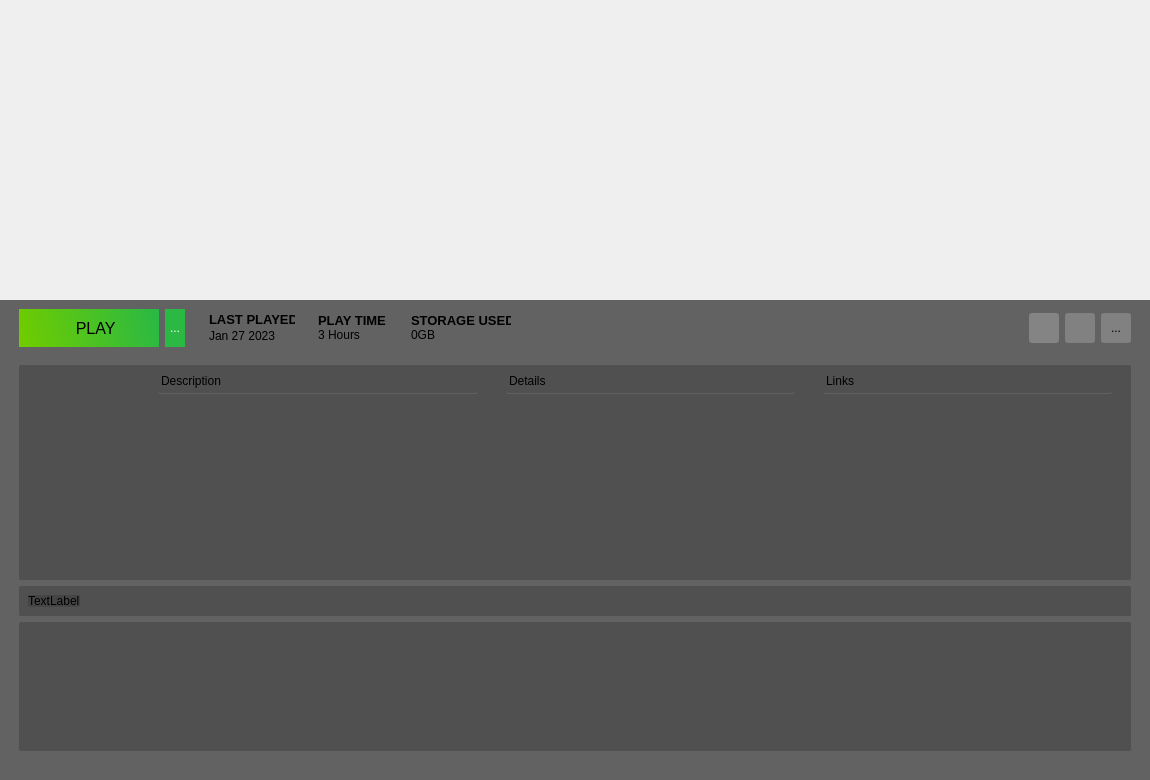
<?xml version="1.0" encoding="UTF-8"?>
<ui version="4.0">
 <class>GameView</class>
 <widget class="QWidget" name="GameView">
  <property name="geometry">
   <rect>
    <x>0</x>
    <y>0</y>
    <width>1150</width>
    <height>780</height>
   </rect>
  </property>
  <property name="windowTitle">
   <string>Form</string>
  </property>
  <layout class="QGridLayout" name="gridLayout_2">
   <property name="leftMargin">
    <number>0</number>
   </property>
   <property name="topMargin">
    <number>0</number>
   </property>
   <property name="rightMargin">
    <number>0</number>
   </property>
   <property name="bottomMargin">
    <number>0</number>
   </property>
   <property name="spacing">
    <number>0</number>
   </property>
   <item row="0" column="0">
    <widget class="QFrame" name="bannerFrame">
     <layout class="QGridLayout" name="gridLayout">
      <property name="sizeConstraint">
       <enum>QLayout::SetNoConstraint</enum>
      </property>
      <property name="leftMargin">
       <number>0</number>
      </property>
      <property name="topMargin">
       <number>0</number>
      </property>
      <property name="rightMargin">
       <number>0</number>
      </property>
      <property name="bottomMargin">
       <number>0</number>
      </property>
      <property name="spacing">
       <number>0</number>
      </property>
      <item row="0" column="0">
       <spacer name="horizontalSpacer_8">
        <property name="orientation">
         <enum>Qt::Horizontal</enum>
        </property>
        <property name="sizeHint" stdset="0">
         <size>
          <width>1118</width>
          <height>20</height>
         </size>
        </property>
       </spacer>
      </item>
      <item row="0" column="1">
       <spacer name="verticalSpacer_4">
        <property name="orientation">
         <enum>Qt::Vertical</enum>
        </property>
        <property name="sizeType">
         <enum>QSizePolicy::Fixed</enum>
        </property>
        <property name="sizeHint" stdset="0">
         <size>
          <width>20</width>
          <height>300</height>
         </size>
        </property>
       </spacer>
      </item>
      <item row="1" column="0" colspan="2">
       <widget class="QFrame" name="bannerDetailFrame">
        <property name="sizePolicy">
         <sizepolicy hsizetype="Expanding" vsizetype="Expanding">
          <horstretch>0</horstretch>
          <verstretch>0</verstretch>
         </sizepolicy>
        </property>
        <property name="styleSheet">
         <string notr="true">background-color:rgba(0, 0, 0, 150);
border:none;</string>
        </property>
        <layout class="QGridLayout" name="gridLayout_12">
         <item row="0" column="13">
          <spacer name="horizontalSpacer_17">
           <property name="orientation">
            <enum>Qt::Horizontal</enum>
           </property>
           <property name="sizeType">
            <enum>QSizePolicy::Fixed</enum>
           </property>
           <property name="sizeHint" stdset="0">
            <size>
             <width>10</width>
             <height>20</height>
            </size>
           </property>
          </spacer>
         </item>
         <item row="0" column="8">
          <widget class="QWidget" name="StorageUsed" native="true">
           <property name="sizePolicy">
            <sizepolicy hsizetype="Fixed" vsizetype="Fixed">
             <horstretch>0</horstretch>
             <verstretch>0</verstretch>
            </sizepolicy>
           </property>
           <property name="minimumSize">
            <size>
             <width>100</width>
             <height>0</height>
            </size>
           </property>
           <property name="maximumSize">
            <size>
             <width>100</width>
             <height>16777215</height>
            </size>
           </property>
           <property name="styleSheet">
            <string notr="true">background:none;</string>
           </property>
           <layout class="QGridLayout" name="gridLayout_4">
            <property name="leftMargin">
             <number>0</number>
            </property>
            <property name="topMargin">
             <number>0</number>
            </property>
            <property name="rightMargin">
             <number>0</number>
            </property>
            <property name="bottomMargin">
             <number>0</number>
            </property>
            <property name="spacing">
             <number>0</number>
            </property>
            <item row="1" column="0">
             <widget class="QLabel" name="lbStorageUsed">
              <property name="minimumSize">
               <size>
                <width>90</width>
                <height>0</height>
               </size>
              </property>
              <property name="maximumSize">
               <size>
                <width>100</width>
                <height>16777215</height>
               </size>
              </property>
              <property name="styleSheet">
               <string notr="true">background-color:none;</string>
              </property>
              <property name="text">
               <string>0GB</string>
              </property>
             </widget>
            </item>
            <item row="0" column="0">
             <widget class="QLabel" name="label_2">
              <property name="sizePolicy">
               <sizepolicy hsizetype="Fixed" vsizetype="Fixed">
                <horstretch>0</horstretch>
                <verstretch>0</verstretch>
               </sizepolicy>
              </property>
              <property name="minimumSize">
               <size>
                <width>100</width>
                <height>0</height>
               </size>
              </property>
              <property name="font">
               <font>
                <pointsize>10</pointsize>
                <bold>true</bold>
               </font>
              </property>
              <property name="text">
               <string>STORAGE USED</string>
              </property>
             </widget>
            </item>
           </layout>
          </widget>
         </item>
         <item row="0" column="10">
          <widget class="QPushButton" name="btnManageRecord">
           <property name="minimumSize">
            <size>
             <width>30</width>
             <height>30</height>
            </size>
           </property>
           <property name="maximumSize">
            <size>
             <width>30</width>
             <height>30</height>
            </size>
           </property>
           <property name="styleSheet">
            <string notr="true">background: rgba( 255, 255, 255, 55);
border-radius:3px;</string>
           </property>
           <property name="text">
            <string/>
           </property>
           <property name="icon">
            <iconset resource="../../resources.qrc">
             <normaloff>:/images/assets/settings.svg</normaloff>:/images/assets/settings.svg</iconset>
           </property>
           <property name="iconSize">
            <size>
             <width>20</width>
             <height>20</height>
            </size>
           </property>
          </widget>
         </item>
         <item row="0" column="0">
          <spacer name="horizontalSpacer_15">
           <property name="orientation">
            <enum>Qt::Horizontal</enum>
           </property>
           <property name="sizeType">
            <enum>QSizePolicy::Fixed</enum>
           </property>
           <property name="sizeHint" stdset="0">
            <size>
             <width>10</width>
             <height>20</height>
            </size>
           </property>
          </spacer>
         </item>
         <item row="0" column="12">
          <widget class="QToolButton" name="btnFavorite">
           <property name="minimumSize">
            <size>
             <width>30</width>
             <height>30</height>
            </size>
           </property>
           <property name="styleSheet">
            <string notr="true">background: rgba( 255, 255, 255, 50 );
border-radius:3px;</string>
           </property>
           <property name="text">
            <string>...</string>
           </property>
           <property name="icon">
            <iconset resource="../../resources.qrc">
             <normaloff>:/images/assets/rating_icon.svg</normaloff>:/images/assets/rating_icon.svg</iconset>
           </property>
          </widget>
         </item>
         <item row="1" column="1">
          <spacer name="verticalSpacer_8">
           <property name="orientation">
            <enum>Qt::Vertical</enum>
           </property>
           <property name="sizeType">
            <enum>QSizePolicy::Fixed</enum>
           </property>
           <property name="sizeHint" stdset="0">
            <size>
             <width>20</width>
             <height>12</height>
            </size>
           </property>
          </spacer>
         </item>
         <item row="0" column="4">
          <widget class="QWidget" name="LastPlayed" native="true">
           <property name="sizePolicy">
            <sizepolicy hsizetype="Fixed" vsizetype="Fixed">
             <horstretch>0</horstretch>
             <verstretch>0</verstretch>
            </sizepolicy>
           </property>
           <property name="minimumSize">
            <size>
             <width>90</width>
             <height>0</height>
            </size>
           </property>
           <property name="maximumSize">
            <size>
             <width>90</width>
             <height>16777215</height>
            </size>
           </property>
           <property name="styleSheet">
            <string notr="true">background:none;</string>
           </property>
           <layout class="QGridLayout" name="gridLayout_11">
            <property name="leftMargin">
             <number>2</number>
            </property>
            <property name="topMargin">
             <number>2</number>
            </property>
            <property name="rightMargin">
             <number>2</number>
            </property>
            <property name="bottomMargin">
             <number>2</number>
            </property>
            <property name="spacing">
             <number>2</number>
            </property>
            <item row="1" column="0">
             <widget class="QLabel" name="lbLastPlayed">
              <property name="maximumSize">
               <size>
                <width>100</width>
                <height>16777215</height>
               </size>
              </property>
              <property name="styleSheet">
               <string notr="true">background-color:none;</string>
              </property>
              <property name="text">
               <string>Jan 27 2023</string>
              </property>
             </widget>
            </item>
            <item row="0" column="0">
             <widget class="QLabel" name="label_16">
              <property name="sizePolicy">
               <sizepolicy hsizetype="Fixed" vsizetype="Fixed">
                <horstretch>0</horstretch>
                <verstretch>0</verstretch>
               </sizepolicy>
              </property>
              <property name="font">
               <font>
                <pointsize>10</pointsize>
                <bold>true</bold>
               </font>
              </property>
              <property name="text">
               <string>LAST PLAYED</string>
              </property>
             </widget>
            </item>
           </layout>
          </widget>
         </item>
         <item row="0" column="6">
          <widget class="QWidget" name="Playtime" native="true">
           <property name="sizePolicy">
            <sizepolicy hsizetype="Fixed" vsizetype="Fixed">
             <horstretch>0</horstretch>
             <verstretch>0</verstretch>
            </sizepolicy>
           </property>
           <property name="minimumSize">
            <size>
             <width>80</width>
             <height>0</height>
            </size>
           </property>
           <property name="maximumSize">
            <size>
             <width>80</width>
             <height>16777215</height>
            </size>
           </property>
           <property name="styleSheet">
            <string notr="true">background:none;</string>
           </property>
           <layout class="QGridLayout" name="gridLayout_3">
            <property name="leftMargin">
             <number>0</number>
            </property>
            <property name="topMargin">
             <number>0</number>
            </property>
            <property name="rightMargin">
             <number>0</number>
            </property>
            <property name="bottomMargin">
             <number>0</number>
            </property>
            <property name="spacing">
             <number>0</number>
            </property>
            <item row="1" column="0">
             <widget class="QLabel" name="lbTotalPlaytime">
              <property name="minimumSize">
               <size>
                <width>70</width>
                <height>0</height>
               </size>
              </property>
              <property name="maximumSize">
               <size>
                <width>100</width>
                <height>16777215</height>
               </size>
              </property>
              <property name="styleSheet">
               <string notr="true">background-color:none;</string>
              </property>
              <property name="text">
               <string>3 Hours</string>
              </property>
             </widget>
            </item>
            <item row="0" column="0">
             <widget class="QLabel" name="label">
              <property name="sizePolicy">
               <sizepolicy hsizetype="Fixed" vsizetype="Fixed">
                <horstretch>0</horstretch>
                <verstretch>0</verstretch>
               </sizepolicy>
              </property>
              <property name="minimumSize">
               <size>
                <width>72</width>
                <height>0</height>
               </size>
              </property>
              <property name="font">
               <font>
                <pointsize>10</pointsize>
                <bold>true</bold>
               </font>
              </property>
              <property name="text">
               <string>PLAY TIME</string>
              </property>
             </widget>
            </item>
           </layout>
          </widget>
         </item>
         <item row="0" column="1">
          <widget class="QToolButton" name="btnPlay">
           <property name="minimumSize">
            <size>
             <width>140</width>
             <height>38</height>
            </size>
           </property>
           <property name="font">
            <font>
             <pointsize>12</pointsize>
            </font>
           </property>
           <property name="layoutDirection">
            <enum>Qt::LeftToRight</enum>
           </property>
           <property name="styleSheet">
            <string notr="true">background-color: qlineargradient(spread:pad, x1:1, y1:0.46, x2:0, y2:0.539636, stop:0 rgba(43, 185, 67, 255), stop:1 rgba(111, 204, 0, 255));
border-radius:none;</string>
           </property>
           <property name="text">
            <string>   PLAY</string>
           </property>
           <property name="icon">
            <iconset resource="../../resources.qrc">
             <normaloff>:/images/assets/play_normal.svg</normaloff>:/images/assets/play_normal.svg</iconset>
           </property>
           <property name="iconSize">
            <size>
             <width>61</width>
             <height>28</height>
            </size>
           </property>
           <property name="toolButtonStyle">
            <enum>Qt::ToolButtonIconOnly</enum>
           </property>
           <property name="autoRaise">
            <bool>false</bool>
           </property>
           <property name="arrowType">
            <enum>Qt::NoArrow</enum>
           </property>
          </widget>
         </item>
         <item row="0" column="9">
          <spacer name="horizontalSpacer_7">
           <property name="orientation">
            <enum>Qt::Horizontal</enum>
           </property>
           <property name="sizeHint" stdset="0">
            <size>
             <width>517</width>
             <height>20</height>
            </size>
           </property>
          </spacer>
         </item>
         <item row="0" column="11">
          <widget class="QPushButton" name="btnInfo">
           <property name="minimumSize">
            <size>
             <width>30</width>
             <height>30</height>
            </size>
           </property>
           <property name="styleSheet">
            <string notr="true">background: rgba( 255, 255, 255, 50 );
border-radius:3px;</string>
           </property>
           <property name="text">
            <string/>
           </property>
           <property name="icon">
            <iconset resource="../../resources.qrc">
             <normaloff>:/images/assets/info.svg</normaloff>:/images/assets/info.svg</iconset>
           </property>
           <property name="iconSize">
            <size>
             <width>24</width>
             <height>24</height>
            </size>
           </property>
          </widget>
         </item>
         <item row="5" column="1">
          <spacer name="bottomSpaceer_DNR">
           <property name="orientation">
            <enum>Qt::Vertical</enum>
           </property>
           <property name="sizeType">
            <enum>QSizePolicy::MinimumExpanding</enum>
           </property>
           <property name="sizeHint" stdset="0">
            <size>
             <width>20</width>
             <height>20</height>
            </size>
           </property>
          </spacer>
         </item>
         <item row="0" column="2">
          <widget class="QToolButton" name="tbSelectVersion">
           <property name="minimumSize">
            <size>
             <width>20</width>
             <height>38</height>
            </size>
           </property>
           <property name="styleSheet">
            <string notr="true">background-color: rgba(43, 185, 67, 255);
border-radius:none;
color: rgb(255, 255, 255);</string>
           </property>
           <property name="text">
            <string>...</string>
           </property>
           <property name="icon">
            <iconset resource="../../resources.qrc">
             <normaloff>:/images/assets/dropdownicon.svg</normaloff>:/images/assets/dropdownicon.svg</iconset>
           </property>
           <property name="iconSize">
            <size>
             <width>16</width>
             <height>12</height>
            </size>
           </property>
          </widget>
         </item>
         <item row="3" column="1" colspan="12">
          <widget class="QWidget" name="LinksPanel" native="true">
           <property name="minimumSize">
            <size>
             <width>0</width>
             <height>30</height>
            </size>
           </property>
           <property name="maximumSize">
            <size>
             <width>16777215</width>
             <height>30</height>
            </size>
           </property>
           <property name="styleSheet">
            <string notr="true">background-color: rgba(50,50, 50, 100);
border-radius: 2px;</string>
           </property>
           <layout class="QGridLayout" name="gridLayout_6">
            <item row="0" column="0">
             <widget class="QLabel" name="label_4">
              <property name="text">
               <string>TextLabel</string>
              </property>
             </widget>
            </item>
            <item row="0" column="1">
             <spacer name="horizontalSpacer">
              <property name="orientation">
               <enum>Qt::Horizontal</enum>
              </property>
              <property name="sizeHint" stdset="0">
               <size>
                <width>40</width>
                <height>20</height>
               </size>
              </property>
             </spacer>
            </item>
           </layout>
          </widget>
         </item>
         <item row="0" column="3">
          <spacer name="horizontalSpacer_22">
           <property name="orientation">
            <enum>Qt::Horizontal</enum>
           </property>
           <property name="sizeType">
            <enum>QSizePolicy::Fixed</enum>
           </property>
           <property name="sizeHint" stdset="0">
            <size>
             <width>10</width>
             <height>20</height>
            </size>
           </property>
          </spacer>
         </item>
         <item row="0" column="7">
          <spacer name="horizontalSpacer_16">
           <property name="orientation">
            <enum>Qt::Horizontal</enum>
           </property>
           <property name="sizeType">
            <enum>QSizePolicy::Fixed</enum>
           </property>
           <property name="sizeHint" stdset="0">
            <size>
             <width>5</width>
             <height>20</height>
            </size>
           </property>
          </spacer>
         </item>
         <item row="0" column="5">
          <spacer name="horizontalSpacer_14">
           <property name="orientation">
            <enum>Qt::Horizontal</enum>
           </property>
           <property name="sizeType">
            <enum>QSizePolicy::Fixed</enum>
           </property>
           <property name="sizeHint" stdset="0">
            <size>
             <width>5</width>
             <height>20</height>
            </size>
           </property>
          </spacer>
         </item>
         <item row="2" column="1" colspan="12">
          <widget class="QWidget" name="InfoPanel" native="true">
           <property name="sizePolicy">
            <sizepolicy hsizetype="Expanding" vsizetype="Expanding">
             <horstretch>0</horstretch>
             <verstretch>0</verstretch>
            </sizepolicy>
           </property>
           <property name="minimumSize">
            <size>
             <width>0</width>
             <height>215</height>
            </size>
           </property>
           <property name="styleSheet">
            <string notr="true">background-color: rgba(50,50, 50, 100);
border-radius: 2px;</string>
           </property>
           <layout class="QGridLayout" name="gridLayout_8">
            <property name="leftMargin">
             <number>0</number>
            </property>
            <property name="topMargin">
             <number>0</number>
            </property>
            <property name="rightMargin">
             <number>0</number>
            </property>
            <property name="bottomMargin">
             <number>0</number>
            </property>
            <property name="spacing">
             <number>0</number>
            </property>
            <item row="0" column="0">
             <layout class="QGridLayout" name="detailView">
              <item row="4" column="7">
               <widget class="QWidget" name="Links" native="true">
                <property name="minimumSize">
                 <size>
                  <width>35</width>
                  <height>0</height>
                 </size>
                </property>
                <property name="styleSheet">
                 <string notr="true">background:none;</string>
                </property>
                <layout class="QGridLayout" name="gridLayout_13">
                 <item row="0" column="0">
                  <widget class="QLabel" name="label_5">
                   <property name="styleSheet">
                    <string notr="true">background:none;
border-style: outset;
border-width: 1px;
border-color: rgba(120, 120, 120, 100);
border-top:none;
border-right: none;
border-left:none;
padding-bottom:5px;</string>
                   </property>
                   <property name="text">
                    <string>Links</string>
                   </property>
                  </widget>
                 </item>
                 <item row="1" column="0">
                  <widget class="QTextEdit" name="teLinks">
                   <property name="styleSheet">
                    <string notr="true">background-color:transparent;</string>
                   </property>
                  </widget>
                 </item>
                </layout>
               </widget>
              </item>
              <item row="4" column="4">
               <spacer name="horizontalSpacer_18">
                <property name="orientation">
                 <enum>Qt::Horizontal</enum>
                </property>
                <property name="sizeType">
                 <enum>QSizePolicy::Fixed</enum>
                </property>
                <property name="sizeHint" stdset="0">
                 <size>
                  <width>10</width>
                  <height>20</height>
                 </size>
                </property>
               </spacer>
              </item>
              <item row="4" column="5">
               <widget class="QWidget" name="Info" native="true">
                <property name="styleSheet">
                 <string notr="true">background:none;</string>
                </property>
                <layout class="QGridLayout" name="gridLayout_9">
                 <property name="leftMargin">
                  <number>9</number>
                 </property>
                 <property name="topMargin">
                  <number>9</number>
                 </property>
                 <property name="rightMargin">
                  <number>9</number>
                 </property>
                 <property name="bottomMargin">
                  <number>9</number>
                 </property>
                 <property name="spacing">
                  <number>6</number>
                 </property>
                 <item row="1" column="0">
                  <widget class="QTextEdit" name="teDetails">
                   <property name="styleSheet">
                    <string notr="true">background-color:transparent;</string>
                   </property>
                  </widget>
                 </item>
                 <item row="0" column="0">
                  <widget class="QWidget" name="details_pane" native="true">
                   <property name="styleSheet">
                    <string notr="true"/>
                   </property>
                   <layout class="QGridLayout" name="gridLayout_5">
                    <property name="leftMargin">
                     <number>0</number>
                    </property>
                    <property name="topMargin">
                     <number>0</number>
                    </property>
                    <property name="rightMargin">
                     <number>0</number>
                    </property>
                    <property name="bottomMargin">
                     <number>0</number>
                    </property>
                    <property name="spacing">
                     <number>0</number>
                    </property>
                    <item row="0" column="0">
                     <widget class="QLabel" name="label_10">
                      <property name="styleSheet">
                       <string notr="true">background:none;
border-style: outset;
border-width: 1px;
border-color: rgba(120, 120, 120, 100);
border-top:none;
border-right: none;
border-left:none;
padding-bottom:5px;</string>
                      </property>
                      <property name="text">
                       <string>Details</string>
                      </property>
                     </widget>
                    </item>
                   </layout>
                  </widget>
                 </item>
                </layout>
               </widget>
              </item>
              <item row="4" column="0">
               <spacer name="horizontalSpacer_20">
                <property name="orientation">
                 <enum>Qt::Horizontal</enum>
                </property>
                <property name="sizeType">
                 <enum>QSizePolicy::Fixed</enum>
                </property>
                <property name="sizeHint" stdset="0">
                 <size>
                  <width>10</width>
                  <height>20</height>
                 </size>
                </property>
               </spacer>
              </item>
              <item row="4" column="8">
               <spacer name="horizontalSpacer_3">
                <property name="orientation">
                 <enum>Qt::Horizontal</enum>
                </property>
                <property name="sizeType">
                 <enum>QSizePolicy::Fixed</enum>
                </property>
                <property name="sizeHint" stdset="0">
                 <size>
                  <width>10</width>
                  <height>20</height>
                 </size>
                </property>
               </spacer>
              </item>
              <item row="4" column="3">
               <widget class="QWidget" name="Description" native="true">
                <property name="sizePolicy">
                 <sizepolicy hsizetype="Preferred" vsizetype="MinimumExpanding">
                  <horstretch>0</horstretch>
                  <verstretch>0</verstretch>
                 </sizepolicy>
                </property>
                <property name="minimumSize">
                 <size>
                  <width>61</width>
                  <height>250</height>
                 </size>
                </property>
                <property name="styleSheet">
                 <string notr="true">background:none;</string>
                </property>
                <layout class="QGridLayout" name="gridLayout_10">
                 <item row="0" column="0">
                  <widget class="QLabel" name="label_3">
                   <property name="font">
                    <font>
                     <underline>false</underline>
                    </font>
                   </property>
                   <property name="styleSheet">
                    <string notr="true">background:none;
border-style: outset;
border-width: 1px;
border-color: rgba(120, 120, 120, 100);
border-top:none;
border-right: none;
border-left:none;
padding-bottom:5px;</string>
                   </property>
                   <property name="text">
                    <string>Description</string>
                   </property>
                  </widget>
                 </item>
                 <item row="1" column="0">
                  <widget class="QTextEdit" name="teDescription">
                   <property name="enabled">
                    <bool>false</bool>
                   </property>
                   <property name="sizePolicy">
                    <sizepolicy hsizetype="MinimumExpanding" vsizetype="Expanding">
                     <horstretch>0</horstretch>
                     <verstretch>0</verstretch>
                    </sizepolicy>
                   </property>
                   <property name="minimumSize">
                    <size>
                     <width>320</width>
                     <height>0</height>
                    </size>
                   </property>
                   <property name="styleSheet">
                    <string notr="true">background:transparent;</string>
                   </property>
                   <property name="frameShape">
                    <enum>QFrame::NoFrame</enum>
                   </property>
                   <property name="frameShadow">
                    <enum>QFrame::Plain</enum>
                   </property>
                   <property name="sizeAdjustPolicy">
                    <enum>QAbstractScrollArea::AdjustToContents</enum>
                   </property>
                  </widget>
                 </item>
                </layout>
               </widget>
              </item>
              <item row="4" column="1">
               <widget class="QWidget" name="coverWidget" native="true">
                <property name="sizePolicy">
                 <sizepolicy hsizetype="Fixed" vsizetype="Fixed">
                  <horstretch>0</horstretch>
                  <verstretch>0</verstretch>
                 </sizepolicy>
                </property>
                <property name="minimumSize">
                 <size>
                  <width>110</width>
                  <height>160</height>
                 </size>
                </property>
                <property name="maximumSize">
                 <size>
                  <width>110</width>
                  <height>160</height>
                 </size>
                </property>
                <property name="styleSheet">
                 <string notr="true">background:transparent;</string>
                </property>
                <layout class="QGridLayout" name="gridLayout_7">
                 <property name="leftMargin">
                  <number>0</number>
                 </property>
                 <property name="topMargin">
                  <number>0</number>
                 </property>
                 <property name="rightMargin">
                  <number>0</number>
                 </property>
                 <property name="bottomMargin">
                  <number>0</number>
                 </property>
                 <property name="spacing">
                  <number>0</number>
                 </property>
                 <item row="1" column="0">
                  <widget class="QLabel" name="coverImage">
                   <property name="minimumSize">
                    <size>
                     <width>110</width>
                     <height>160</height>
                    </size>
                   </property>
                   <property name="maximumSize">
                    <size>
                     <width>110</width>
                     <height>160</height>
                    </size>
                   </property>
                   <property name="text">
                    <string/>
                   </property>
                  </widget>
                 </item>
                </layout>
               </widget>
              </item>
              <item row="4" column="2">
               <spacer name="horizontalSpacer_21">
                <property name="orientation">
                 <enum>Qt::Horizontal</enum>
                </property>
                <property name="sizeType">
                 <enum>QSizePolicy::Fixed</enum>
                </property>
                <property name="sizeHint" stdset="0">
                 <size>
                  <width>10</width>
                  <height>20</height>
                 </size>
                </property>
               </spacer>
              </item>
              <item row="4" column="6">
               <spacer name="horizontalSpacer_2">
                <property name="orientation">
                 <enum>Qt::Horizontal</enum>
                </property>
                <property name="sizeType">
                 <enum>QSizePolicy::Fixed</enum>
                </property>
                <property name="sizeHint" stdset="0">
                 <size>
                  <width>10</width>
                  <height>20</height>
                 </size>
                </property>
               </spacer>
              </item>
             </layout>
            </item>
           </layout>
          </widget>
         </item>
         <item row="4" column="1" colspan="12">
          <widget class="QListView" name="previewList">
           <property name="styleSheet">
            <string notr="true">background-color: rgba(50,50, 50, 100);
border-radius: 2px;</string>
           </property>
           <property name="flow">
            <enum>QListView::LeftToRight</enum>
           </property>
           <property name="isWrapping" stdset="0">
            <bool>true</bool>
           </property>
           <property name="resizeMode">
            <enum>QListView::Adjust</enum>
           </property>
           <property name="viewMode">
            <enum>QListView::ListMode</enum>
           </property>
           <property name="uniformItemSizes">
            <bool>true</bool>
           </property>
           <property name="itemAlignment">
            <set>Qt::AlignCenter</set>
           </property>
          </widget>
         </item>
        </layout>
       </widget>
      </item>
     </layout>
    </widget>
   </item>
  </layout>
 </widget>
 <resources>
  <include location="../../resources.qrc"/>
 </resources>
 <connections/>
</ui>
